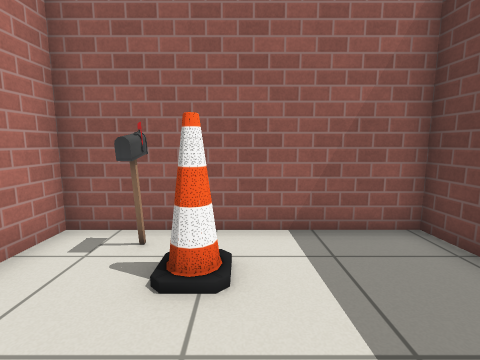
[1] (above)

16 first-person views from a walk through a robot-simulator world made for Gazebo. The camera is 0.9 m above the floor, tilts 8° down and sees 85° across. Floor lines are 1 m apart. The floor is counted in squares, 0.5 m on a side. Each view is taken from the middle of a square. On the plan, view 1 faces up. The plan holds only what a view shows up to about 15 squares ahead; the rest is blank. Simple patterns stand in for the simulator's built-in surfaces.

[2]
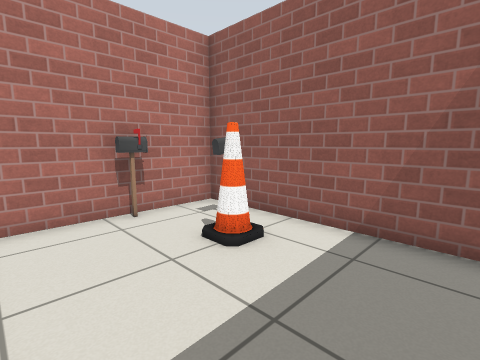

[3]
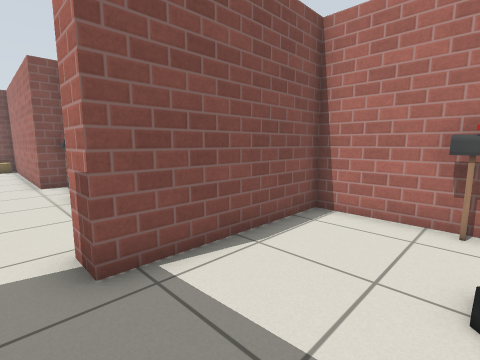

[4]
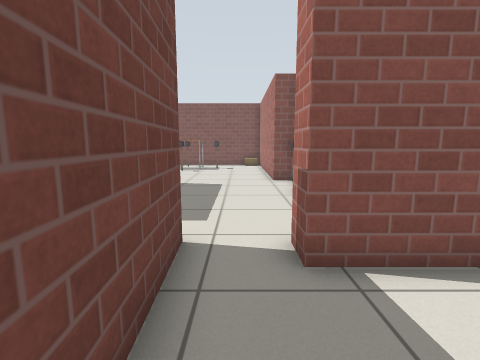

[5]
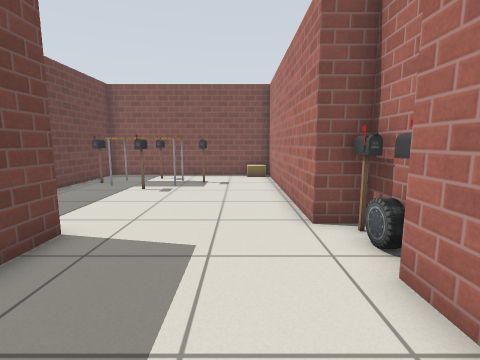

[6]
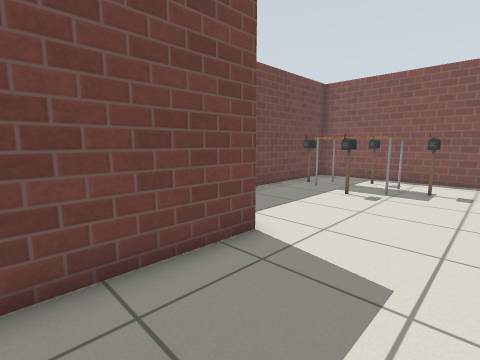

[7]
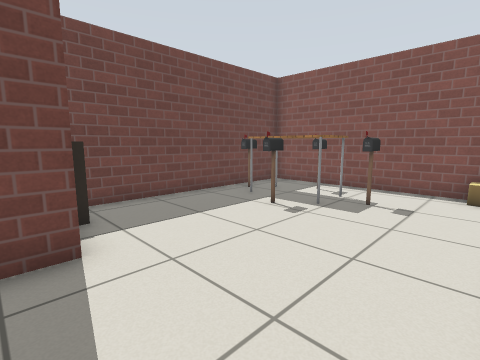

[8]
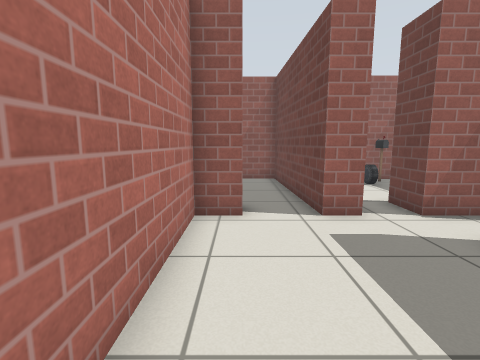

[9]
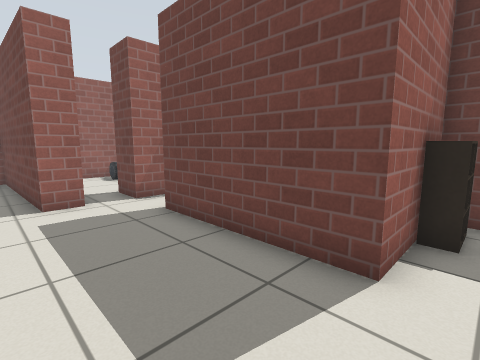

[10]
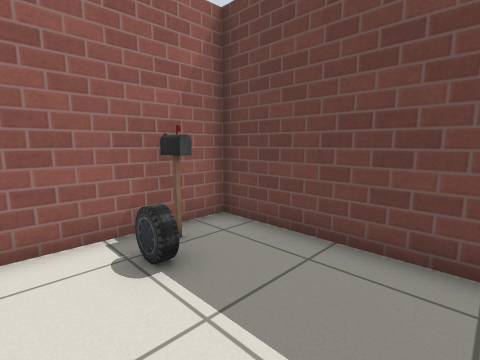

[11]
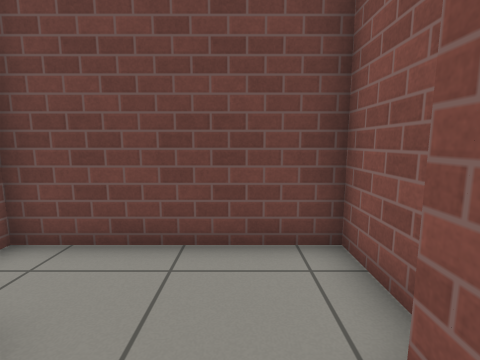

[12]
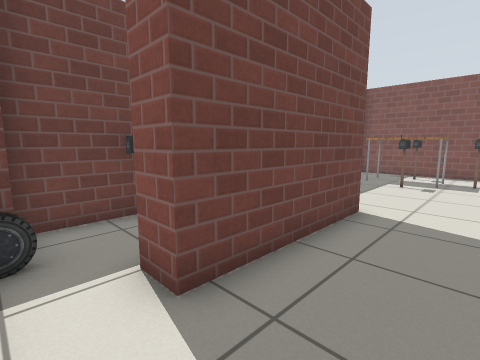

[13]
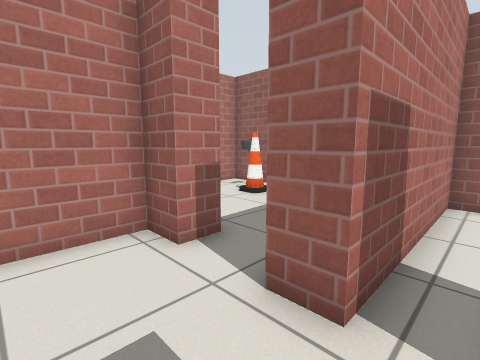

[14]
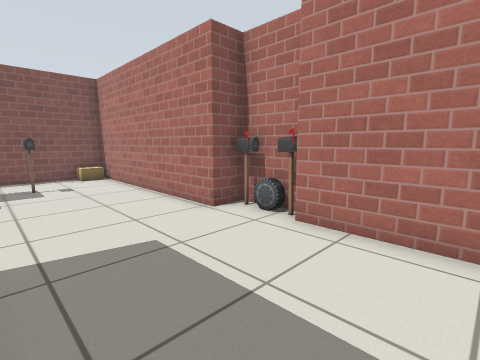

[15]
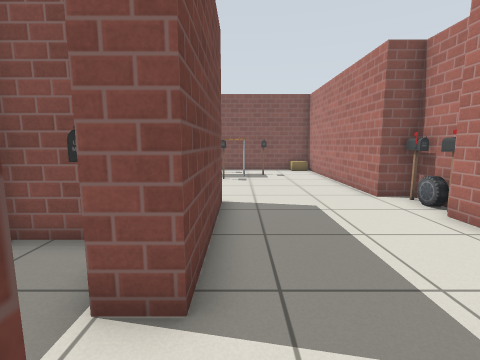

[16]
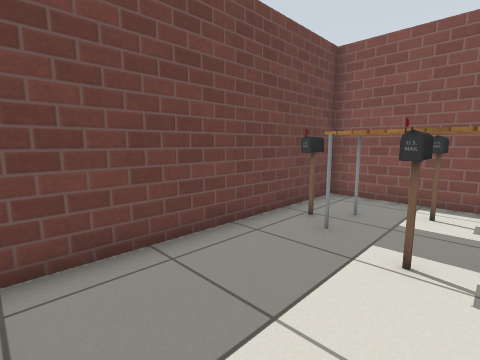

### Floor plan
Points are (right, up) in squares from view 1. A wall is a line through its corners. A room is listed if a view was taken in it or the views show most of it. See-through windows are left out.
Room 1 (views 1, 2, 3, 4)
walls: (4.1, -1.6) (3.8, 5.3) (-3.6, 5.3) (-3.6, -0.6) (2.1, -0.6) (2.1, -1.6)
ways out: opening at (3, -1) to room 2
objects: postbox (-3, 3); postbox (-2, 4); cone (-1, 3)
Room 2 (views 5, 6, 7, 8, 9, 12, 13, 14, 16)
walls: (1.3, -9.7) (1.3, -18.9) (10.3, -18.9) (10.3, -9) (6.6, -9) (6.6, -3.5); (5.1, -1.6) (4.1, -1.6); (2.1, -1.6) (0.9, -1.6) (0.9, -7.4)
low walls: (9.8, -9.7) (8.4, -9.7) (8.4, -9)
ways out: opening at (3, -1) to room 1; opening at (6, -1) to room 3; opening at (7, -2.5) to room 4; opening at (0.5, -8.5)
objects: cardboard box (2, -18); postbox (5, -16); table (6, -16) to (8, -15); postbox (7, -17); postbox (7, -14); postbox (9, -16)
Room 3 (views 10, 11, 15)
walls: (7, -0.1) (7.6, -0.1); (8.5, -0.8) (10.5, -0.8) (10.5, 5.1) (5.1, 5.1) (5.1, -1.6); (6.6, -1.6) (6.6, 0)
ways out: opening at (6, -1) to room 2
objects: car (8, 3) to (8, 4); postbox (9, 4)
Room 4 (no view inside)
walls: (8, -1.6) (6.6, -1.6); (10.5, -4.9) (10.5, -2.4); (6.6, -3.5) (7.5, -3.5); (8.9, -5.7) (10.4, -5.7)
ways out: opening at (7, -2.5) to room 2
objects: postbox (8, -5) to (8, -4); car (9, -2); other object (10, -5)

Positions as (right, up) in squares from view 1, and headings:
1: (0, 0), facing up
2: (3, 0), facing up-left
3: (3, 3), facing down-left
4: (3, 3), facing down
5: (3, -4), facing down
6: (3, -5), facing down-right
7: (2, -8), facing down-right
8: (2, -8), facing up
9: (3, -10), facing up-right
10: (6, 0), facing up-right
11: (6, 1), facing right
12: (4, -2), facing down-right
13: (6, -4), facing up-left
14: (6, -4), facing down-left
15: (6, -1), facing down
16: (6, -10), facing down-right
